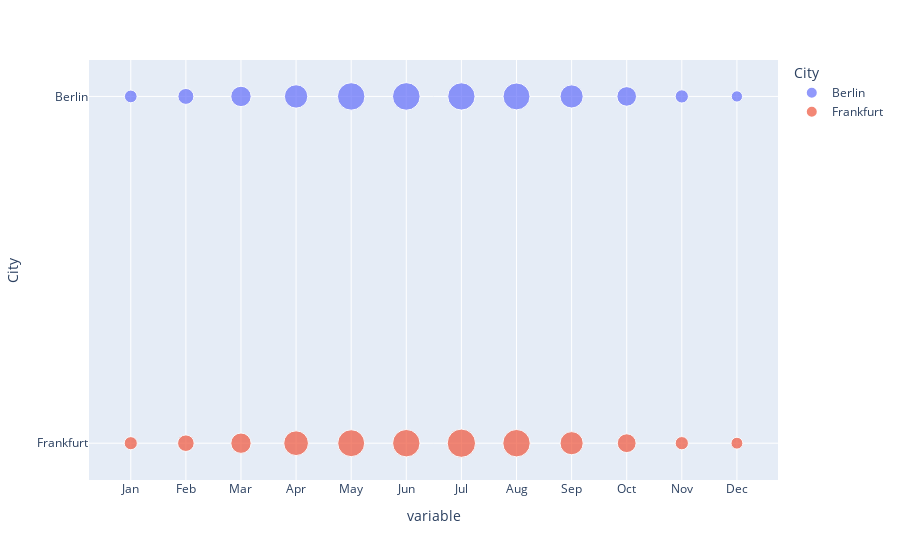

The cell this chart's notebook holds for it:
### Code cell
import plotly.express as px
df = px.data.gapminder()
px.scatter(india, y="City", x="variable",size='value',
           color="City", hover_name="City",)

### Figure 1 — Plotly figure (JSON) as saved in the notebook; plotly's stock layout.template omitted (floating-point values rounded to 4 significant figures)
{"data": [{"hovertemplate": "<b>%{hovertext}</b><br><br>City=%{y}<br>variable=%{x}<br>value=%{marker.size}<extra></extra>", "hovertext": ["Berlin", "Berlin", "Berlin", "Berlin", "Berlin", "Berlin", "Berlin", "Berlin", "Berlin", "Berlin", "Berlin", "Berlin"], "legendgroup": "Berlin", "marker": {"color": "#636efa", "size": [47, 74, 121, 159, 220, 222, 217, 211, 156, 112, 51, 37], "sizemode": "area", "sizeref": 0.5825, "symbol": "circle"}, "mode": "markers", "name": "Berlin", "orientation": "v", "showlegend": true, "type": "scatter", "x": ["Jan", "Feb", "Mar", "Apr", "May", "Jun", "Jul", "Aug", "Sep", "Oct", "Nov", "Dec"], "xaxis": "x", "y": ["Berlin", "Berlin", "Berlin", "Berlin", "Berlin", "Berlin", "Berlin", "Berlin", "Berlin", "Berlin", "Berlin", "Berlin"], "yaxis": "y"}, {"hovertemplate": "<b>%{hovertext}</b><br><br>City=%{y}<br>variable=%{x}<br>value=%{marker.size}<extra></extra>", "hovertext": ["Frankfurt", "Frankfurt", "Frankfurt", "Frankfurt", "Frankfurt", "Frankfurt", "Frankfurt", "Frankfurt", "Frankfurt", "Frankfurt", "Frankfurt", "Frankfurt"], "legendgroup": "Frankfurt", "marker": {"color": "#EF553B", "size": [50, 80, 121, 178, 211, 219, 233, 219, 156, 103, 51, 41], "sizemode": "area", "sizeref": 0.5825, "symbol": "circle"}, "mode": "markers", "name": "Frankfurt", "orientation": "v", "showlegend": true, "type": "scatter", "x": ["Jan", "Feb", "Mar", "Apr", "May", "Jun", "Jul", "Aug", "Sep", "Oct", "Nov", "Dec"], "xaxis": "x", "y": ["Frankfurt", "Frankfurt", "Frankfurt", "Frankfurt", "Frankfurt", "Frankfurt", "Frankfurt", "Frankfurt", "Frankfurt", "Frankfurt", "Frankfurt", "Frankfurt"], "yaxis": "y"}], "layout": {"legend": {"itemsizing": "constant", "title": {"text": "City"}, "tracegroupgap": 0}, "margin": {"t": 60}, "xaxis": {"anchor": "y", "domain": [0, 1], "title": {"text": "variable"}}, "yaxis": {"anchor": "x", "categoryarray": ["Frankfurt", "Berlin"], "categoryorder": "array", "domain": [0, 1], "title": {"text": "City"}}}}
